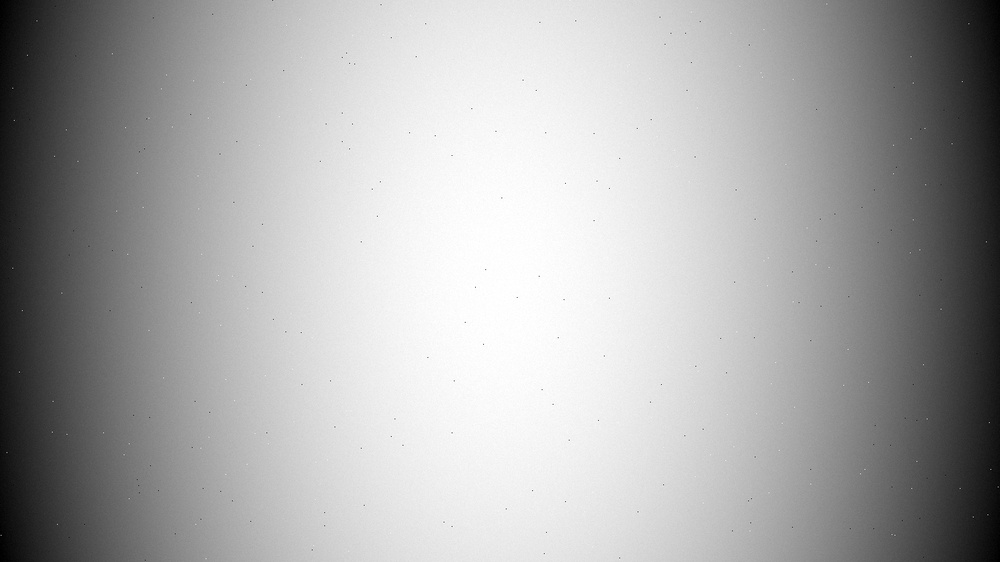
#> input picture vignetting/calib_im1.jpg, 1000 x 562 px, shrunk from 1366 x 768 before the run
$ python ex4a.py
#> lines starting #> are read from the running program, lines starting #| are printed output that depends on the picture
# %% [markdown]
# # EX4a: Vignetting
# In photography and optics, vignetting is a reduction of an
# image's brightness or saturation toward the periphery compared
# to the image center.
#
# Mechanical vignetting (for example) occurs when light beams emanating from
# object points located off-axis are partially blocked by
# external objects such as thick or stacked filters, secondary
# lenses, and improper lens hoods. [Wikipedia]
#
# Read more about it here:

# https://en.wikipedia.org/wiki/Vignetting

# https://photographylife.com/what-is-vignetting
#
# You are an algorithm engineer in a new cutting-edge camera
# startup with a new problem of automatically correct vignetting problems.
# The team wants to correct the vignetting problem no metter what other lenses
# or lens hoods the user is putting on the camera.
#
# Each time the user switches to a new setup, he needs to calibrate the camera
# by shooting a white wall (calib_im*.jpg).
# The method you came up with is using least-squares to correct the image
# from the given calibration map, by taking the beta params (least squares params)
# and applying it back to each shot image later.
#
# %%
# to run in google colab
import sys

if "google.colab" in sys.modules:
    import subprocess

    subprocess.call("apt-get install subversion".split())
    subprocess.call(
        "svn export https://github.com/YoniChechik/AI_is_Math/trunk/c_04a_curve_fitting/ex4a/calib_im1.jpg".split()
    )
    subprocess.call(
        "svn export https://github.com/YoniChechik/AI_is_Math/trunk/c_04a_curve_fitting/ex4a/calib_im2.jpg".split()
    )
    subprocess.call(
        "svn export https://github.com/YoniChechik/AI_is_Math/trunk/c_04a_curve_fitting/ex4a/calib_im3.jpg".split()
    )
    subprocess.call(
        "svn export https://github.com/YoniChechik/AI_is_Math/trunk/c_04a_curve_fitting/ex4a/vignette_im1.jpg".split()
    )
    subprocess.call(
        "svn export https://github.com/YoniChechik/AI_is_Math/trunk/c_04a_curve_fitting/ex4a/vignette_im2.jpg".split()
    )
    subprocess.call(
        "svn export https://github.com/YoniChechik/AI_is_Math/trunk/c_04a_curve_fitting/ex4a/vignette_im3.jpg".split()
    )


import cv2
import matplotlib.pyplot as plt

# %%
import numpy as np

figsize = (10, 10)

# %%
def build_A(im_shape):
    # building A from the indices of the image shape.
    # This is hard-coded block of code in the camera
    # that once out of the factory can't be changed.

    # TODO: get X,Y index for each pixel in a matrix:
    # use np.meshgrid()
    # ~ one line
    X, Y = np.meshgrid(np.arange(im_shape[1]), np.arange(im_shape[0]))

    # TODO: transform to x,y column vectors
    x = X.reshape((-1, 1))
    y = Y.reshape((-1, 1))

    # A is the raw dataset from which we will reconstruct the calib map
    # A@b = calib_map
    # TODO: build A using x,y and function of them
    # hint: use np.concatenate()
    # hint2: the calibration map looks radial- so to build a good representation of it we need to use x,y but also x^2, y^2 and even xy.
    # this is only one line, but a hard one
    A = np.concatenate((x, y, x**2, y**2, x*y), axis=1)
    return A


# %%
def get_calib_coeffs(calib_map):
    # This is the calibration function when he user switches lenses.
    # Since it's memory consuming to save the intire calib map,
    # we will save only a parametric representation of it using A,b

    # TODO: transform calib_map to column veot for least-squares
    # one line
    z = calib_map.reshape((-1, 1))

    # build A
    A = build_A(calib_map.shape)

    # TODO: use least-squares to find the beta params for later use.
    # one line
    b = np.linalg.lstsq(A, z, rcond=None)[0]

    return b


# %%


def fix_raw_im(b, vig_im):
    # Each image taken is passed through this block to correct for vignetting

    # build data matrix A
    im_shape_yx = (vig_im.shape[0], vig_im.shape[1])
    A = build_A(im_shape_yx)

    # TODO: build reconstructed calib map using b params from calibration step
    # use A,b (this is the LS part!!!)
    # one line
    rec1d = A@b

    # transform into 2d image
    rec_calib_map = rec1d.reshape(im_shape_yx)
    rec_calib_map_3d = np.transpose(np.tile(rec_calib_map, (3, 1, 1)), (1, 2, 0))

    # TODO: apply calib_map to image to get fixed result
    # one line
    res = (vig_im) / (255 * rec_calib_map_3d + 1e-3)

    return res, rec_calib_map


# %%
def calib_testing(calib_map, rec_calib_map):
    # test your calib map reconstruction relative to the original
    # calib map
    # this is just for testing in the lab, not for the end user...

    # TODO:what is the RMSE of the reconstruction?
    # one line
    rmse = np.sqrt(np.mean((calib_map - rec_calib_map)**2))

    # TODO: print L1 map of reconstruction
    # one line
    abs_error_map = np.abs(calib_map - rec_calib_map)

    plt.figure(figsize=figsize)
    plt.imshow(abs_error_map)
    plt.colorbar()
    plt.title("rmse error is " + str(rmse) + ". L1 map:")
    plt.show()


# %%
if __name__ == "__main__":
    for i in range(3):
        calib_im = cv2.imread("calib_im" + str(i + 1) + ".jpg")
#> calib_im is the input picture: shape (562, 1000, 3); min 0, max 255, mean 169.5
        calib_im = cv2.cvtColor(calib_im, cv2.COLOR_BGR2GRAY)
#> calib_im: shape (562, 1000)
        calib_map = calib_im.astype(float) / 255

        vig_im = cv2.imread("vignette_im" + str(i + 1) + ".jpg")
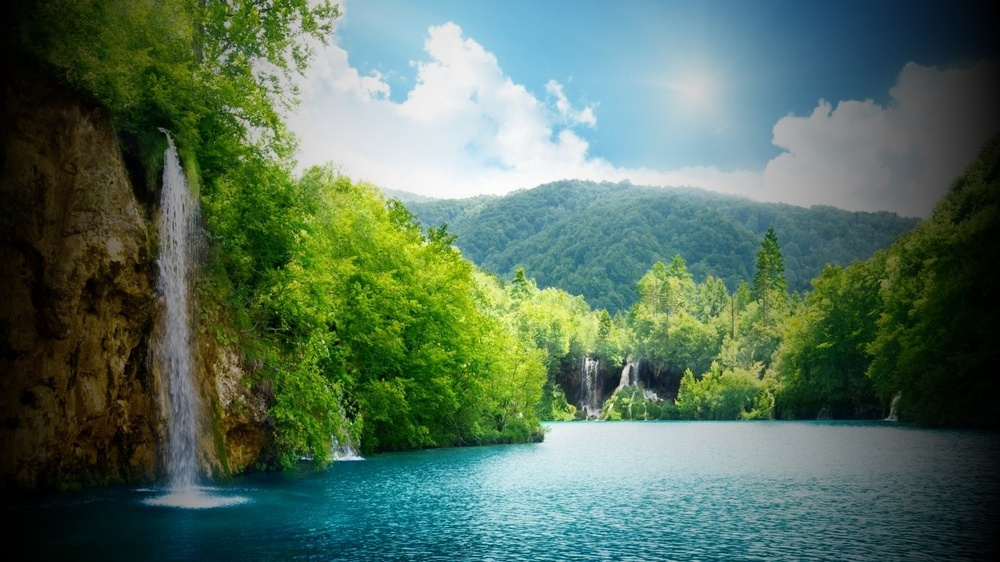
#> input picture vignetting/vignette_im1.jpg, 1000 x 562 px, shrunk from 1366 x 768 before the run
#> vig_im is the input picture: shape (562, 1000, 3); mean B, G, R 91.5, 110.9, 84.6
        vig_im = cv2.cvtColor(vig_im, cv2.COLOR_BGR2RGB)

        # ===== happens in the factory per lens setup
        b = get_calib_coeffs(calib_map)
#> in get_calib_coeffs, `b = np.linalg.lstsq(A, z, rcond=None)[0]`: b = [0.00361, 0.000676, -3.61e-06, -1.21e-06, 2.69e-09]

        # ===== b is then saved to the camera hardware coupled to the lens configuration.
        # so to fix the problem one must use b on the raw image each time he takes a photo:
        res, rec_calib_map = fix_raw_im(b, vig_im)

        # ===== plot results
        plt.figure(figsize=figsize)
        plt.imshow(vig_im)
        plt.title("original image")
        plt.show()

        plt.figure(figsize=figsize)
        plt.imshow(res)
        plt.title("fixed image")
        plt.show()
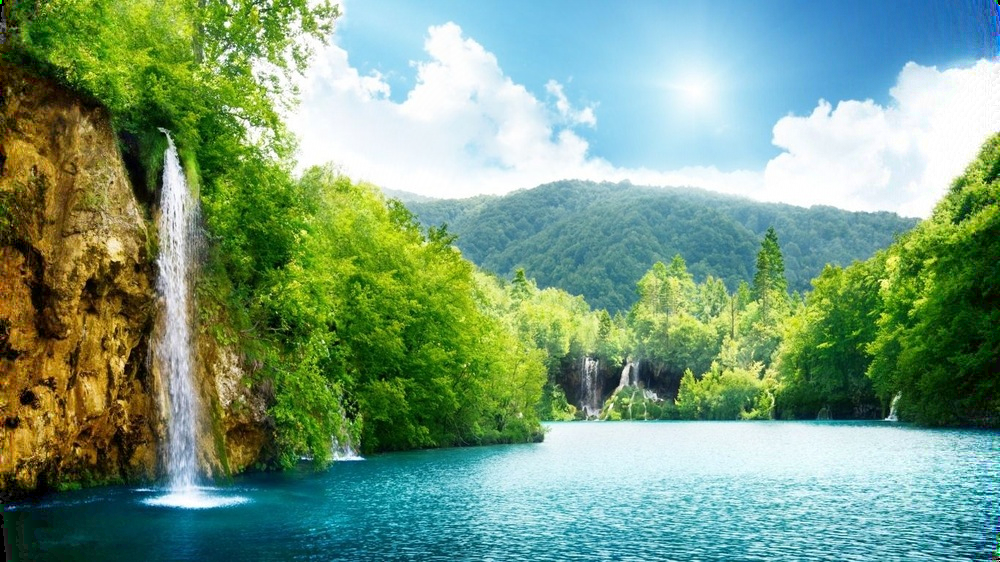
#> shown: shape (562, 1000, 3) float64; mean R, G, B 0.475, 0.614, 0.497

        calib_testing(calib_map, rec_calib_map)
#> in calib_testing, `rmse = np.sqrt(np.mean((calib_map - rec_calib_map)**2))`: rmse = 0.00976
#> in calib_testing, `plt.show()`:
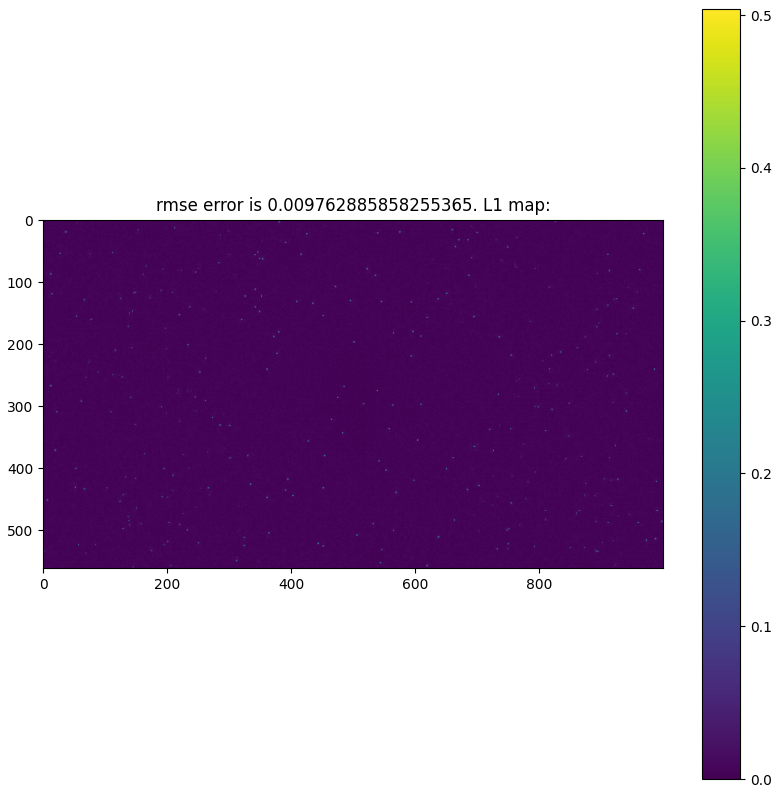
#> figure drawn by matplotlib, 2 panels
#> pass 2 of the loop `for i in range(3):`:
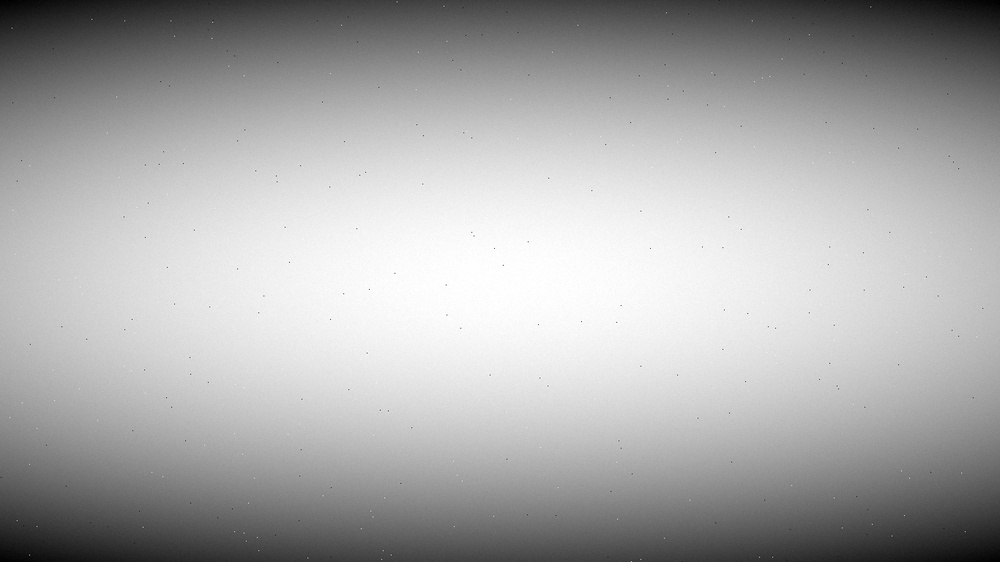
#> input picture vignetting/calib_im2.jpg, 1000 x 562 px, shrunk from 1366 x 768 before the run
#> calib_im is the input picture: shape (562, 1000, 3); min 0, max 255, mean 169.5
#> calib_im: shape (562, 1000)
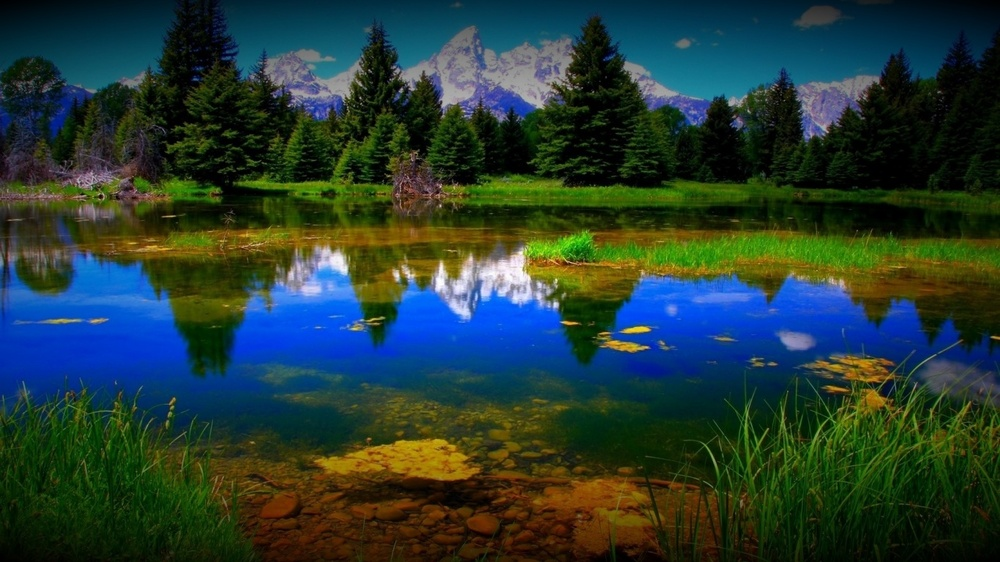
#> input picture vignetting/vignette_im2.jpg, 1000 x 562 px, shrunk from 1366 x 768 before the run
#> vig_im is the input picture: shape (562, 1000, 3); mean B, G, R 52.4, 58.8, 37.2
#> `b = get_calib_coeffs(calib_map)`: b = [0.00103, 0.00528, -1.03e-06, -9.39e-06, 2.29e-09]
#> rmse = 0.00967
#> in calib_testing (call 2), `plt.show()`:
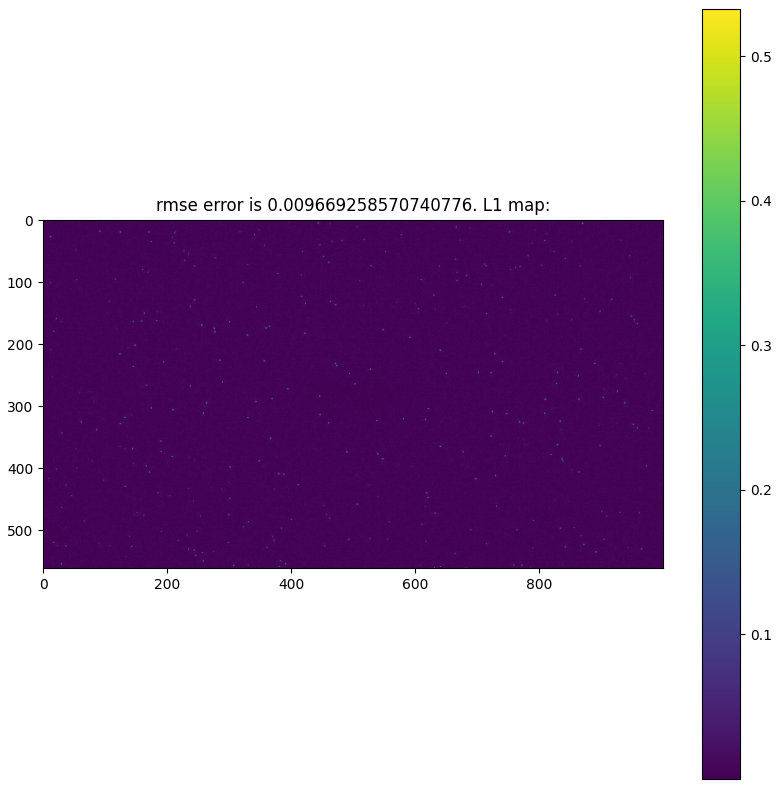
#> figure drawn by matplotlib, 2 panels
#> pass 3 of the loop `for i in range(3):`:
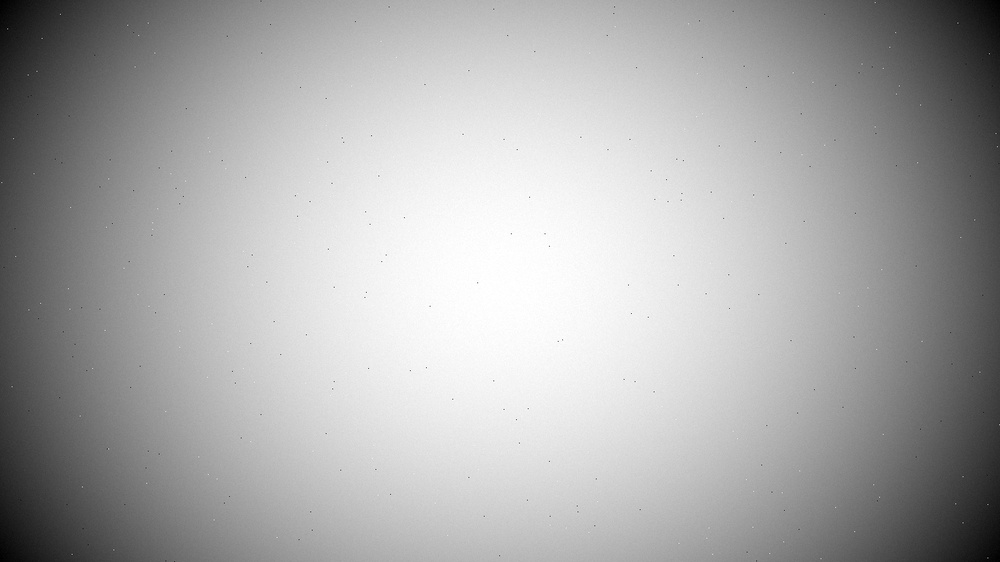
#> input picture vignetting/calib_im3.jpg, 1000 x 562 px, shrunk from 1366 x 768 before the run
#> calib_im is the input picture: shape (562, 1000, 3); min 0, max 255, mean 169.5
#> calib_im: shape (562, 1000)
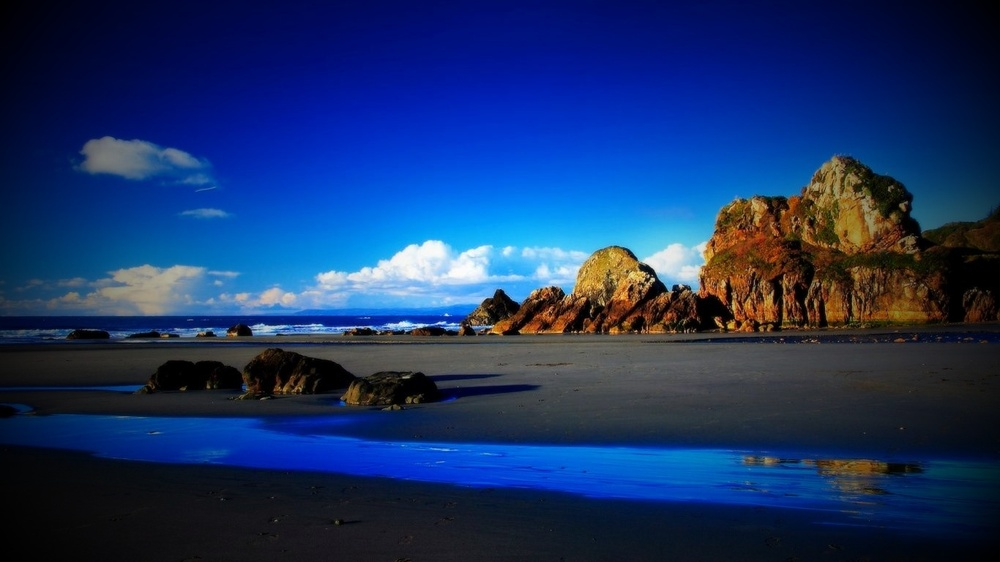
#> input picture vignetting/vignette_im3.jpg, 1000 x 562 px, shrunk from 1366 x 768 before the run
#> vig_im is the input picture: shape (562, 1000, 3); mean B, G, R 100.8, 51.1, 25.6
#> `b = get_calib_coeffs(calib_map)`: b = [0.00284, 0.00204, -2.85e-06, -3.64e-06, 2.69e-09]
#> rmse = 0.00981
#> in calib_testing (call 3), `plt.show()`:
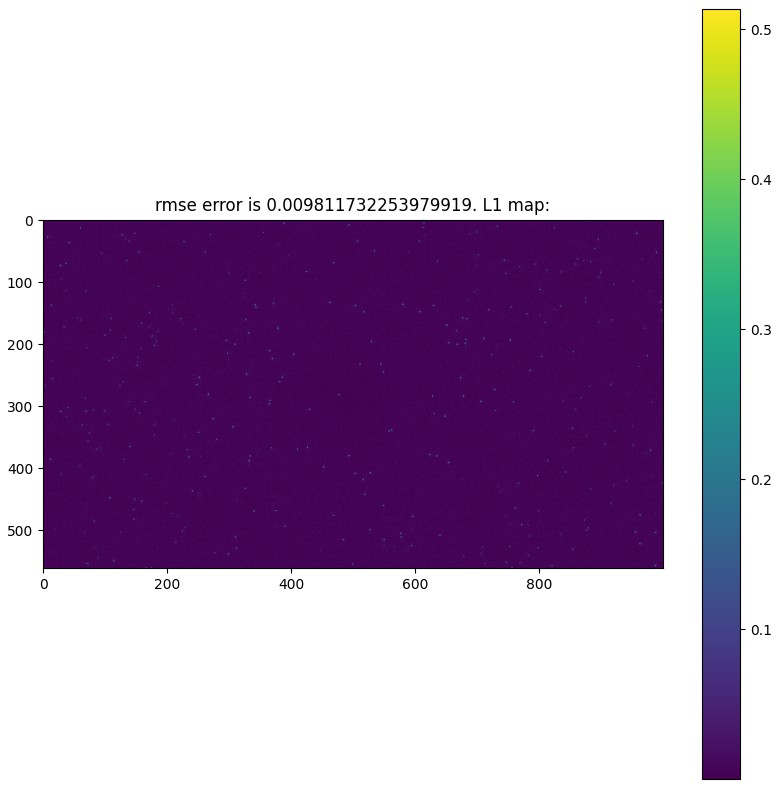
#> figure drawn by matplotlib, 2 panels

# %%
